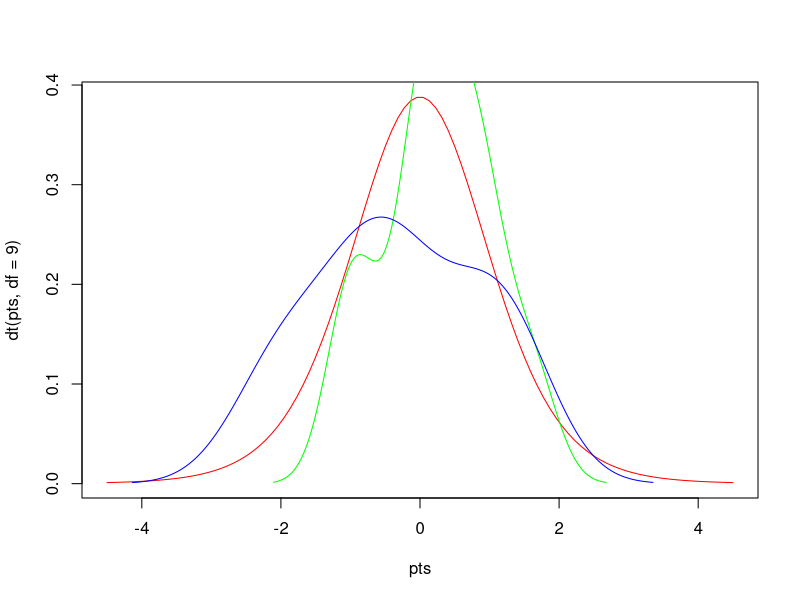

Write the R code that produced this figure.
x = rnorm(10)
y = rnorm(10)
pts = seq(-4.5,4.5,length=100)
plot(pts,dt(pts,df=9),col='red',type='l')
lines(density(x), col='green')
lines(density(y), col='blue')
ttest = t.test(x,y) 